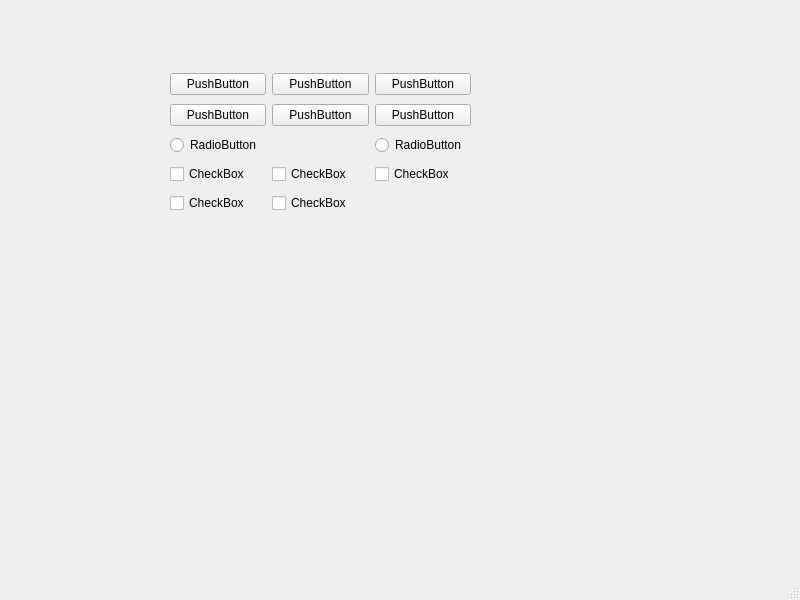
<?xml version="1.0" encoding="UTF-8"?>
<ui version="4.0">
 <class>MainWindow</class>
 <widget class="QMainWindow" name="MainWindow">
  <property name="geometry">
   <rect>
    <x>0</x>
    <y>0</y>
    <width>800</width>
    <height>600</height>
   </rect>
  </property>
  <property name="windowTitle">
   <string>MainWindow</string>
  </property>
  <widget class="QWidget" name="centralwidget">
   <widget class="QWidget" name="gridLayoutWidget">
    <property name="geometry">
     <rect>
      <x>170</x>
      <y>70</y>
      <width>301</width>
      <height>146</height>
     </rect>
    </property>
    <layout class="QGridLayout" name="gridLayout">
     <item row="0" column="0">
      <widget class="QPushButton" name="pushButton">
       <property name="text">
        <string>PushButton</string>
       </property>
      </widget>
     </item>
     <item row="3" column="0">
      <widget class="QCheckBox" name="checkBox">
       <property name="text">
        <string>CheckBox</string>
       </property>
      </widget>
     </item>
     <item row="1" column="2">
      <widget class="QPushButton" name="pushButton_6">
       <property name="text">
        <string>PushButton</string>
       </property>
      </widget>
     </item>
     <item row="1" column="1">
      <widget class="QPushButton" name="pushButton_5">
       <property name="text">
        <string>PushButton</string>
       </property>
      </widget>
     </item>
     <item row="1" column="0">
      <widget class="QPushButton" name="pushButton_4">
       <property name="text">
        <string>PushButton</string>
       </property>
      </widget>
     </item>
     <item row="2" column="2">
      <widget class="QRadioButton" name="radioButton_3">
       <property name="text">
        <string>RadioButton</string>
       </property>
      </widget>
     </item>
     <item row="0" column="2">
      <widget class="QPushButton" name="pushButton_3">
       <property name="text">
        <string>PushButton</string>
       </property>
      </widget>
     </item>
     <item row="0" column="1">
      <widget class="QPushButton" name="pushButton_2">
       <property name="text">
        <string>PushButton</string>
       </property>
      </widget>
     </item>
     <item row="3" column="2">
      <widget class="QCheckBox" name="checkBox_3">
       <property name="text">
        <string>CheckBox</string>
       </property>
      </widget>
     </item>
     <item row="3" column="1">
      <widget class="QCheckBox" name="checkBox_2">
       <property name="text">
        <string>CheckBox</string>
       </property>
      </widget>
     </item>
     <item row="4" column="0">
      <widget class="QCheckBox" name="checkBox_4">
       <property name="text">
        <string>CheckBox</string>
       </property>
      </widget>
     </item>
     <item row="4" column="1" colspan="2">
      <widget class="QCheckBox" name="checkBox_5">
       <property name="text">
        <string>CheckBox</string>
       </property>
      </widget>
     </item>
     <item row="2" column="0" colspan="2">
      <widget class="QRadioButton" name="radioButton">
       <property name="text">
        <string>RadioButton</string>
       </property>
      </widget>
     </item>
    </layout>
   </widget>
  </widget>
  <widget class="QMenuBar" name="menubar">
   <property name="geometry">
    <rect>
     <x>0</x>
     <y>0</y>
     <width>800</width>
     <height>26</height>
    </rect>
   </property>
  </widget>
  <widget class="QStatusBar" name="statusbar"/>
 </widget>
 <resources/>
 <connections/>
</ui>
